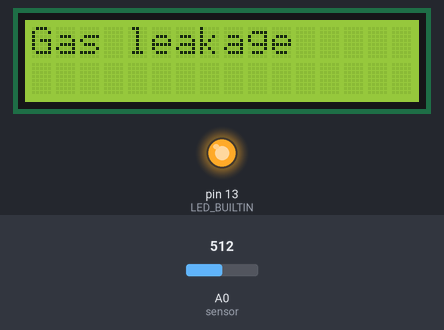
This sketch was run on a simulated Arduino Uno, built with avr-gcc and run on an emulated ATmega328P. Shown: 16×2 character LCD, output pins drawn as LEDs (lit = HIGH). The test bench sets the inputs (shaded band); at power-on: A0 (sensor) = 512. The modem accepts every AT command (registered, SIM ready, sends succeed) and sends nothing else; what the sketch prints to the serial monitor is not drawn.

Above: at 7.3 s.
Timing chart, 0 to 8.8 s (numbered marks = the images above):
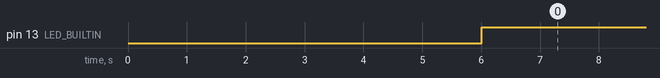

The sketch:

gas_monitoring_system.ino
```cpp
// Gas Leakage Monitoring System
#include <SoftwareSerial.h>
SoftwareSerial espSerial =  SoftwareSerial(2,3);
#include <Wire.h>
#include <LiquidCrystal_I2C.h>

LiquidCrystal_I2C lcd(0x27, 16, 2);

float sensor=A0;
float gas_value;
String apiKey = "CT38PJ46CKXDNVV6";
String ssid="butter";
String password ="abc12345";
boolean DEBUG=true;
int powerPin=12;
#define VOLTAGE_MAX 5.0
#define VOLTAGE_MAXCOUNTS 1023.0
//======== showResponse ============//

void showResponse(int waitTime){
    long t=millis();
    char c;
    while (t+waitTime>millis()){
      if (espSerial.available()){
        c=espSerial.read();
        if (DEBUG) Serial.print(c);
      }
    }

}

//========= connecting to thinkspeak.com==========//
boolean thingSpeakWrite(float value1){
  String cmd = "AT+CIPSTART=\"TCP\",\"";
  cmd += "184.106.153.149";
  cmd += "\",80";
  espSerial.println(cmd);
//  Serial.println("****");
//  Serial.println(cmd);
  if (DEBUG) Serial.println(cmd);
  if(espSerial.find("Error")){
    if (DEBUG) Serial.println("AT+CIPSTART error");
    return false;
  }
  String getStr = "GET /update?api_key=";   // prepare GET string
//  Serial.println("**");
//  Serial.println(apiKey);
  getStr += apiKey;
  getStr +="&field1=";
  getStr += String(value1);
  //getStr +="&field2=";
  //getStr += String(value2);
  // ...
  getStr += "\r\n";
//  Serial.println(getStr);

  // send data length
  cmd = "AT+CIPSEND=";
  cmd += String(getStr.length());
  espSerial.println(cmd);
  if (DEBUG)  Serial.println(cmd);
  delay(100);
  if(espSerial.find(">")){
//    Serial.println(getStr);
    espSerial.print(getStr);
    if (DEBUG)  Serial.print(getStr);
  }
  else{
    espSerial.println("AT+CIPCLOSE");
    // alert user
    if (DEBUG)   Serial.println("AT+CIPCLOSE");
    return false;
  }
  return true;
}
//=================== setup ==========//
void setup() {
  DEBUG=true;
  pinMode(LED_BUILTIN, OUTPUT);
  pinMode(powerPin,OUTPUT);
  pinMode(sensor,INPUT);
  Serial.begin(9600);
  espSerial.begin(115200);
  espSerial.println("AT+CWMODE=1");
  showResponse(1000);

  espSerial.println("AT+CWJAP=\""+ssid+"\",\""+password+"\"");
  showResponse(5000);

   if (DEBUG)  Serial.println("Setup completed");
}

// ================== loop ============//
void loop() {
  gas_value=analogRead(sensor);
  Serial.println(gas_value);
  delay(1);
  if(gas_value>250){
  digitalWrite(powerPin,LOW);
  digitalWrite(LED_BUILTIN, HIGH);
//convert gas value to voltages
  float t = gas_value*(VOLTAGE_MAX / VOLTAGE_MAXCOUNTS);
  if (isnan(t)) {
        if (DEBUG) Serial.println("Failed to read from MQ5");
      }

 else{
  if (DEBUG)  Serial.println("Voltage="+String(t));
//Serial.println("Connecting to thingspeak");
  thingSpeakWrite(t);
  lcd.begin();
  lcd.backlight();
  lcd.clear();
  lcd.print("Gas leakage");
     }
  delay(20000);
}
else{
  lcd.begin();
  lcd.clear();
digitalWrite(LED_BUILTIN, LOW);
digitalWrite(powerPin,HIGH);
}
}
```

Measured:
- by itself, pin 13 (LED_BUILTIN): LOW → HIGH at 6.0 s
